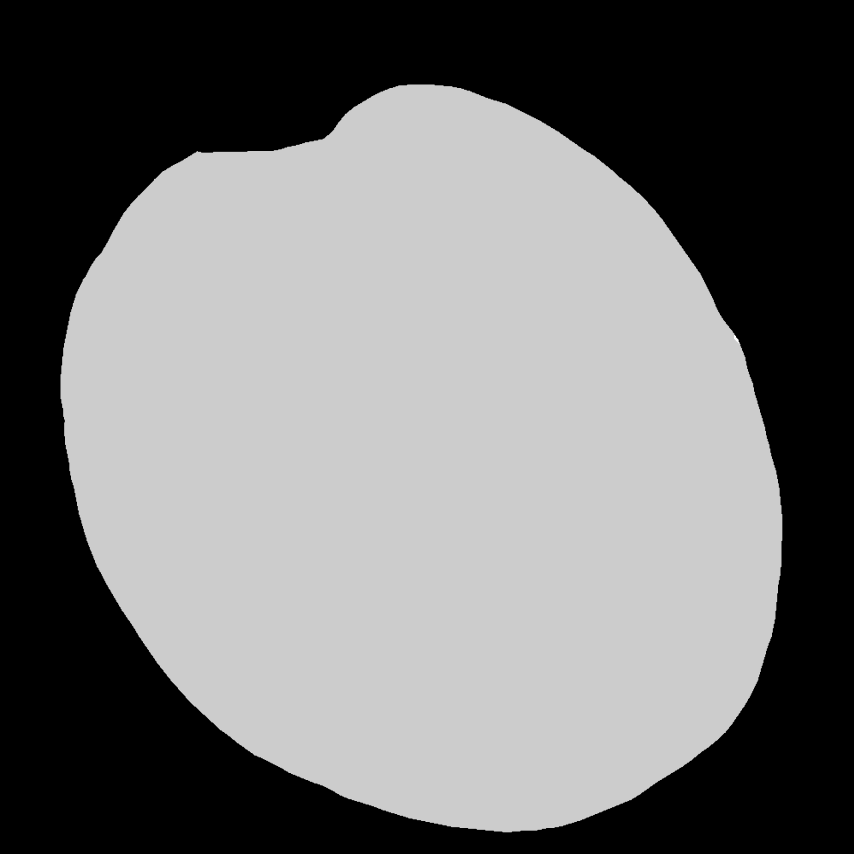
#> input picture Train_y/slide001_core003_classimg_nonconvex.png, 5120 x 5120 px, found by its file name (shown at 1/6 size)
$ jupyter execute --allow-errors ViewImage.ipynb   (older library calls are emulated)
#> lines starting #> are read from the running program, lines starting #| are printed output that depends on the picture; after the words box and inside, x2 and y2 are one past the last pixel; in counts of white or black regions, pixels touching at a corner belong together
[cell 1]
import matplotlib.image as mpimg
import matplotlib.pyplot as plt

[cell 2]
img = mpimg.imread('/Users/yuyu/Downloads/slide001_core003_classimg_nonconvex.png')
#> img is the input picture: shape (5120, 5120) float32; min 0, max 0.0196, mean 0.00885

[cell 3]
plt.imshow(img)

[cell 4]
img2 = mpimg.imread('/Users/yuyu/Downloads/slide001_core004_classimg_nonconvex.png')
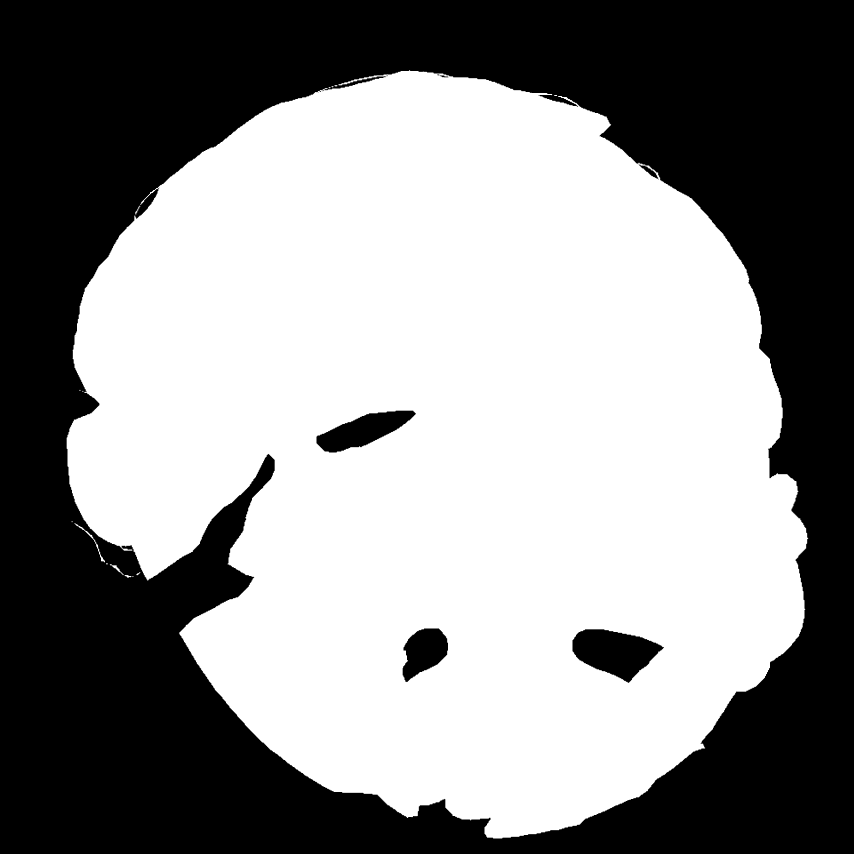
#> input picture Train_y/slide001_core004_classimg_nonconvex.png, 5120 x 5120 px, found by its file name (shown at 1/6 size)
#> img2: shape (5120, 5120) float32; values 0 (black) and 0.0157 (white), 55.9% white; 12 black regions (2 under 20 px), largest, box (x1, y1, x2, y2) and area: (0, 0, 5120, 5120) 11307961, (3435, 3776, 3984, 4098) 108564, (1899, 2464, 2496, 2715) 77151
plt.imshow(img2)

#> (a cell that did not finish here is left out)

[cell 6]
img4 = mpimg.imread('/Users/yuyu/Downloads/slide001_core003.jpg')
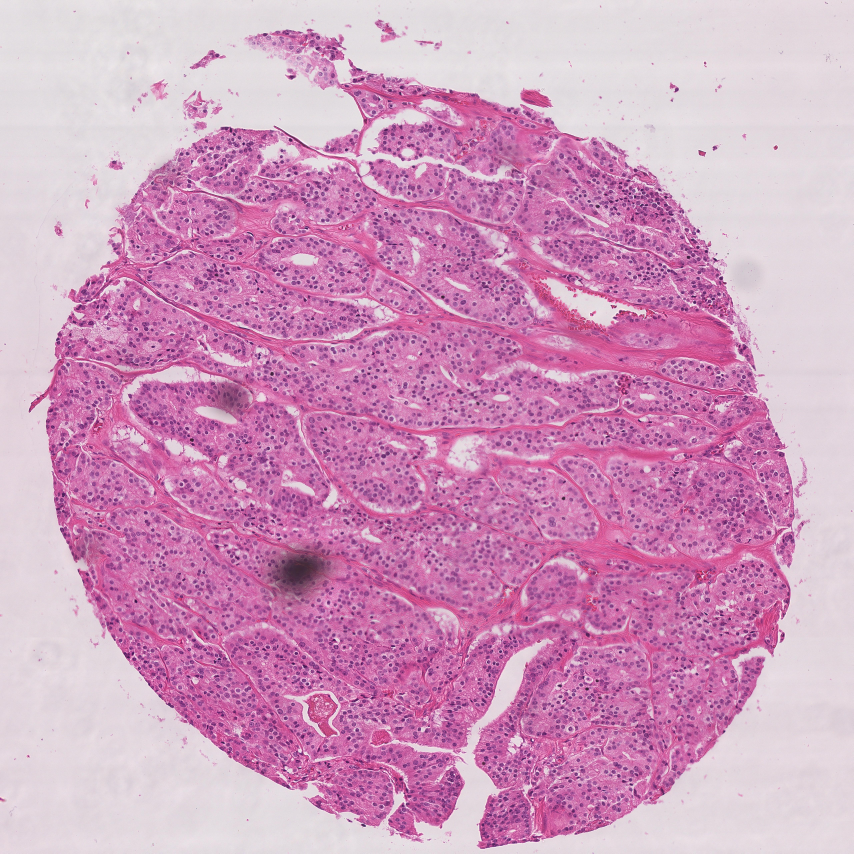
#> input picture Train_X/slide001_core003.jpg, 5120 x 5120 px, found by its file name (shown at 1/6 size)
#> img4 is the input picture: shape (5120, 5120, 3); mean R, G, B 208.5, 155, 190.5
plt.imshow(img4)
